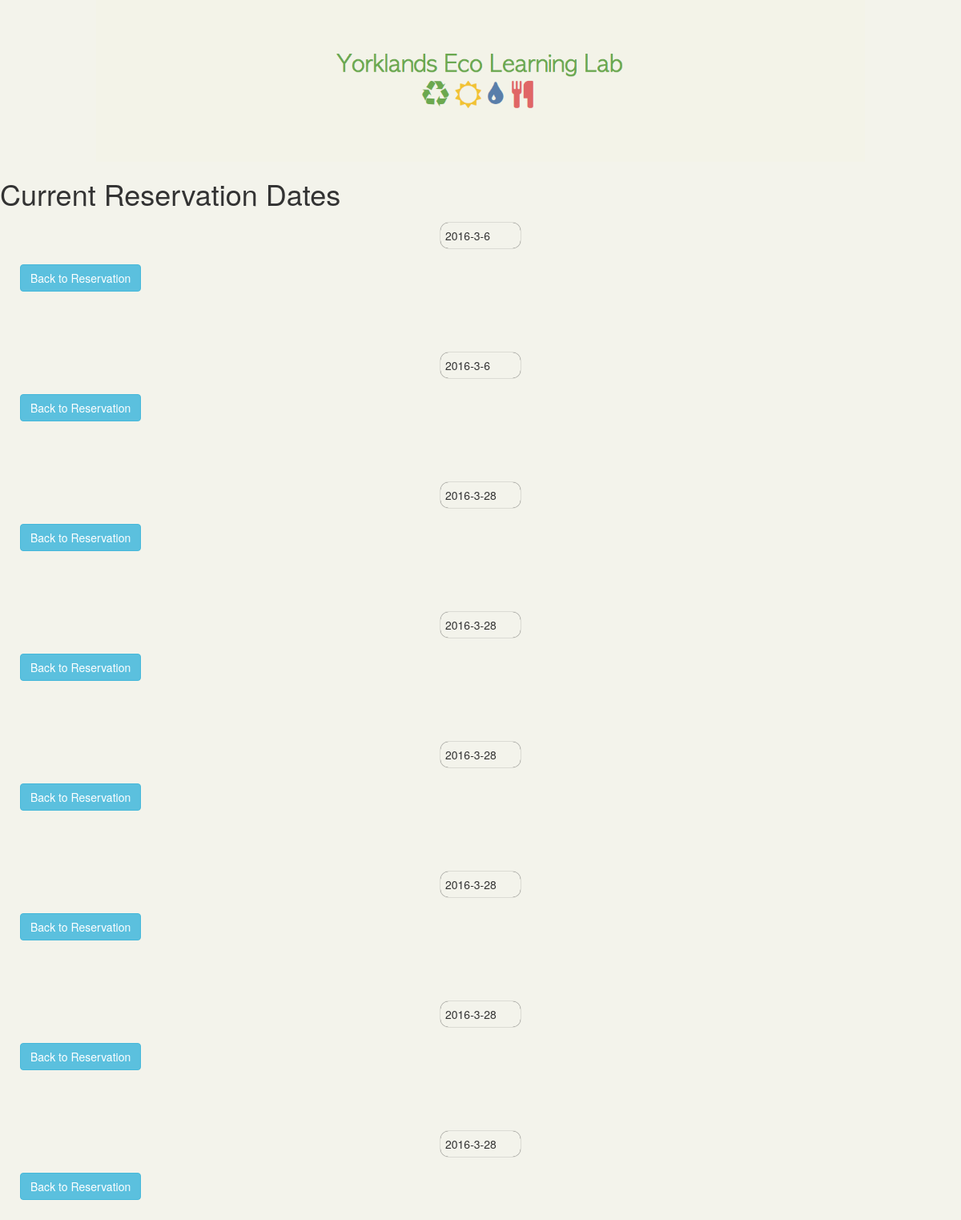
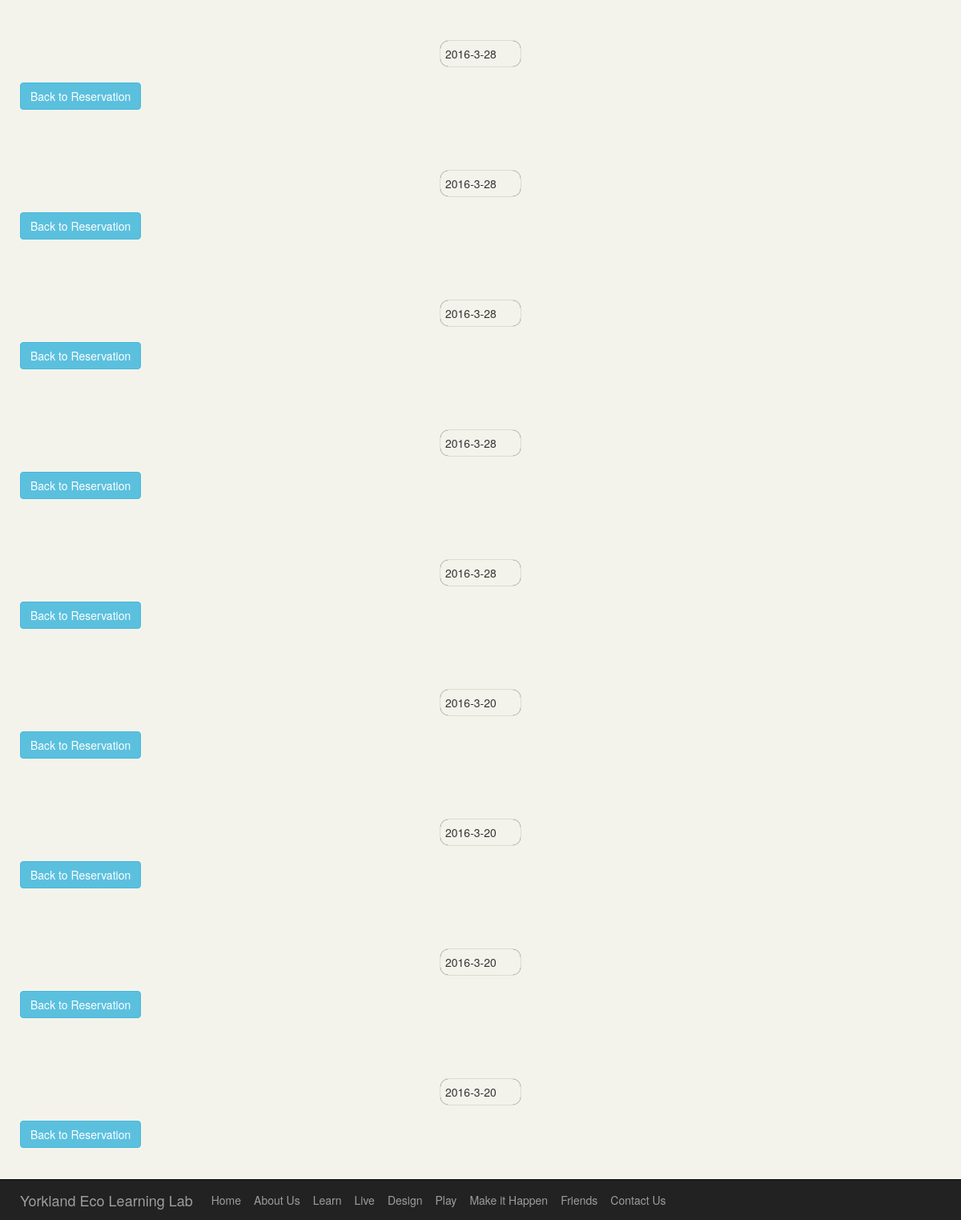
Screenshot of /reserve/existing (signed in) with the database file from the repository (2 pictures, top to bottom).
### lab/models.py (models this page shows)
class ReservationDate(models.Model):
    reservation = models.ForeignKey(Reservation, on_delete=models.CASCADE)
    date = models.CharField(max_length=16)

### lab/views.py (the view)
# urls.py: url(r'^reserve/existing', views.reserve_existing, name='reserve_existing'),
def reserve_existing(request):
    try:
        reservations = Reservation.objects.filter(user=request.user)
    except:
        reservations = []
    print len(reservations)
    total = []
    for reservation in reservations:
        reservationDates = ReservationDate.objects.filter(reservation=reservation)
        total.append(reservationDates)
    print len(total)
    return render(request, 'lab/reserve_existing.html', {'reservations': total})

### lab/templates/lab/reserve_existing.html
{% extends "lab/header.html" %} {% block content %}
<div>
    <h1>
		Current Reservation Dates
	</h1>
</div>
{% for reservation in reservations %}
<div style="border-radius: 10px; width: 100px; margin: 16px auto 0 auto; padding: 6px; box-shadow: 0 0 1px 0 black">
    {% for date in reservation %} {{ date.date }} {% endfor %}
</div>
<div class="container-fluid">
    <div class="row">
        <div class="col-sm-2" id="myScrollspy">
            <div class="center-block">
                <br>
                <a href="/reserve/" class="btn btn-info" role="button">
                    <center>
                        Back to Reservation
                    </center>
                </a>
            </div>
        </div>
    </div>
</div>
<br>
<br>
<br> {% endfor %} {% endblock %}

### rows the page displays
ReservationDate: date "2016-3-6"
ReservationDate: date "2016-3-6"
ReservationDate: date "2016-3-28"
ReservationDate: date "2016-3-28"
ReservationDate: date "2016-3-28"
ReservationDate: date "2016-3-28"
ReservationDate: date "2016-3-28"
ReservationDate: date "2016-3-28"
ReservationDate: date "2016-3-28"
ReservationDate: date "2016-3-28"
ReservationDate: date "2016-3-28"
ReservationDate: date "2016-3-28"
ReservationDate: date "2016-3-28"
ReservationDate: date "2016-3-20"
ReservationDate: date "2016-3-20"
ReservationDate: date "2016-3-20"
ReservationDate: date "2016-3-20"
